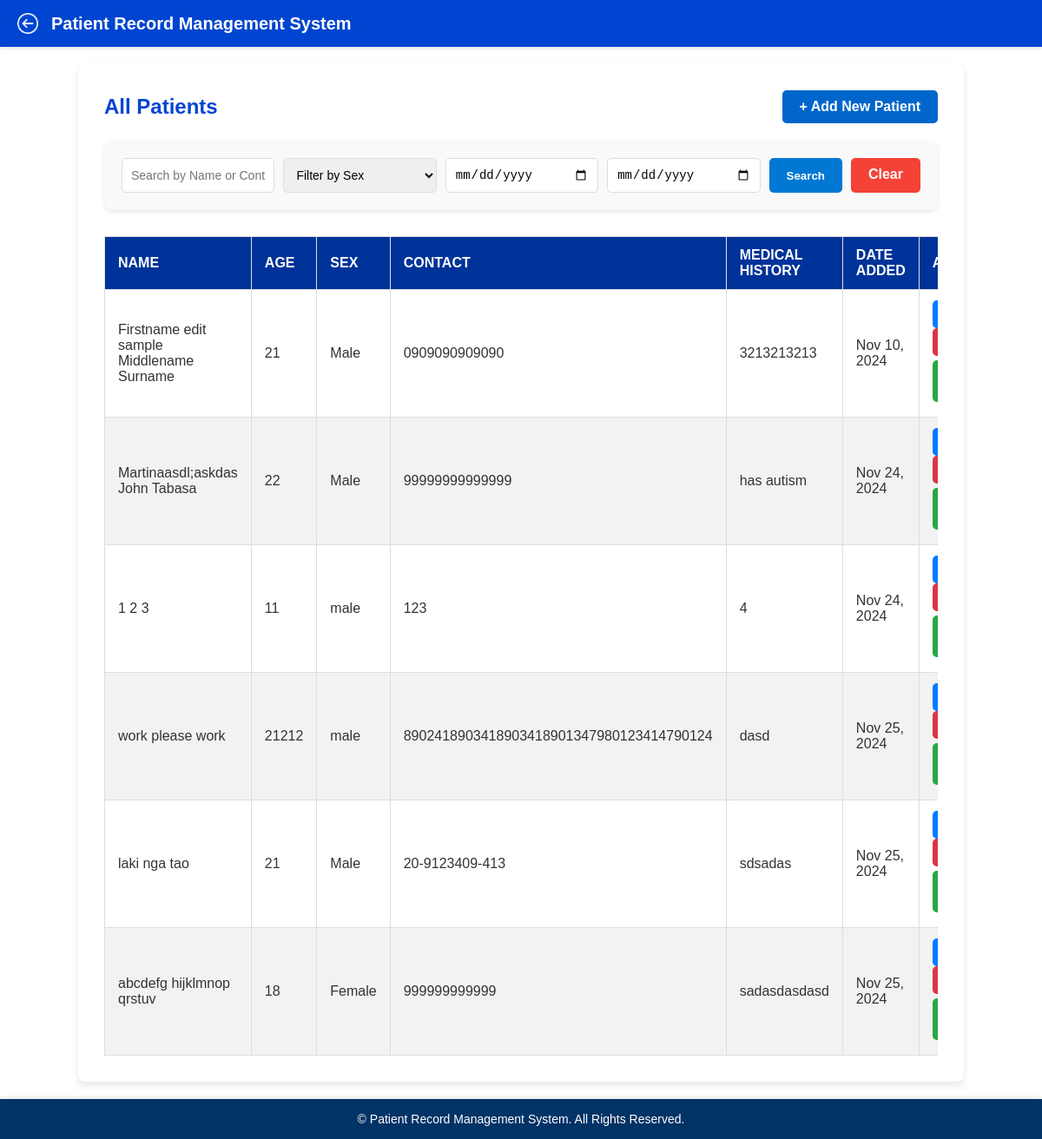
Page /patients/ (signed in) on the earlier database version.
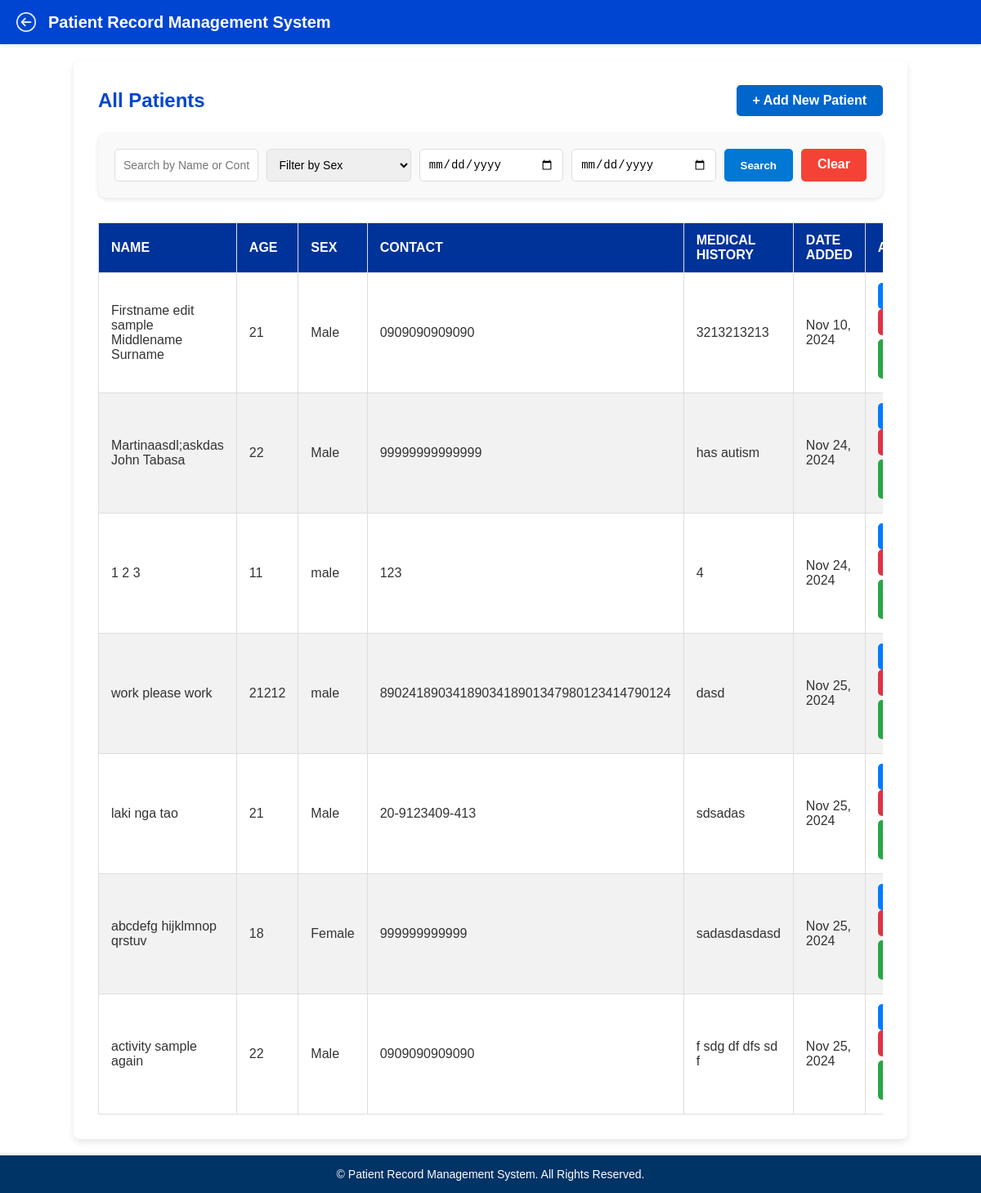
Same page on the later database version.
### doctor/models.py (models this page shows, shortened)
class Patient(models.Model):
    SEX_CHOICES = [
        ('', 'Select Sex'),  # This will show as the default option
        ('Male', 'Male'),
        ('Female', 'Female'),
    ]
    doctor = models.ForeignKey(Doctor, on_delete=models.CASCADE, related_name='patients')
    first_name = models.CharField(max_length=50)
    middle_name = models.CharField(max_length=50)
    last_name = models.CharField(max_length=50)
    age = models.IntegerField()
    sex = models.CharField(max_length=6, choices=SEX_CHOICES, blank=False)
    phone_number = models.CharField(max_length=255, blank=True, default="Not provided")
    medical_history = models.TextField()
    created_at = models.DateTimeField(default=timezone.now)

### doctor/views.py (the view)
# urls.py: path('patients/', views.patient_list_view, name='patients'),
def patient_list_view(request):
    doctor_id = doctor_logged_in(request)  # Ensure doctor is logged in
    doctor = get_object_or_404(Doctor, id=doctor_id)
    search_query = request.GET.get('search', '')
    sex_filter = request.GET.get('sex', '')
    start_date = request.GET.get('start_date', '')
    end_date = request.GET.get('end_date', '')
    patients = doctor.patients.all()
    if search_query:
        patients = patients.filter(
            Q(first_name__icontains=search_query) |
            Q(last_name__icontains=search_query) |
            Q(phone_number__icontains=search_query)
        )
    if sex_filter:
        patients = patients.filter(sex=sex_filter)
    if start_date and end_date:
        patients = patients.filter(
            created_at__date__gte=start_date,
            created_at__date__lte=end_date
        )
    return render(request, 'patient_list.html', {'doctor': doctor, 'patients': patients})

### doctor/views.py (called while the page is built)
def doctor_logged_in(request):
    doctor_id = request.session.get('doctor_id')
    if not doctor_id:
        return redirect('login')
    return doctor_id

### doctor/templates/patient_list.html (shortened to what this page needs)
<!DOCTYPE html>
<html lang="en">
<head>
    {% load static %}
    <link rel="stylesheet" href="{% static 'patient_list.css' %}">
</head>
<body>
    <header class="prms-header">
        <div class="header-content">
            <img src="{% static 'images/back-button.png' %}" alt="Back" class="back-btn" onclick="window.history.back();">
            <h1 class="prms-title" onclick="window.location.href='http://127.0.0.1:8000/home/';">
                Patient Record Management System
            </h1>
        </div>
    </header>
    <div class="main-container">
        <section class="form-section">
            <div class="actions-header">
                <h2 class="section-title">All Patients</h2>
                <a href="{% url 'add_patient' %}" class="button">+ Add New Patient</a>
            </div>
            <div class="search-container">
                <form method="GET" action="{% url 'patients' %}" class="search-form">
                    <div class="input-group">
                        <input type="text" name="search" placeholder="Search by Name or Contact" value="{{ request.GET.search|default:'' }}">
                        <select name="sex">
                            <option value="">Filter by Sex</option>
                        </select>
                    </div>
                    <div class="input-group">
                        <input type="date" name="start_date" placeholder="Start Date" value="{{ request.GET.start_date|default:'' }}">
                        <input type="date" name="end_date" placeholder="End Date" value="{{ request.GET.end_date|default:'' }}">
                    </div>
                    <div class="button-group">
                        <button type="submit" class="search-btn">Search</button>
                        <a href="{% url 'patients' %}" class="clear-btn">Clear</a>
                    </div>
                </form>
            </div>
            <div class="form-container">
                <table>
                    <thead>
                        <tr>
                            <th>Name</th>
                            <th>Age</th>
                            <th>Sex</th>
                            <th>Contact</th>
                            <th>Medical History</th>
                            <th>Date Added</th>
                            <th>Actions</th>
                        </tr>
                    </thead>
                    <tbody>
                        {% for patient in patients %}
                        <tr>
                            <td>{{ patient.first_name }} {{ patient.middle_name }} {{ patient.last_name }}</td>
                            <td>{{ patient.age }}</td>
                            <td>{{ patient.sex }}</td>
                            <td>{{ patient.phone_number }}</td>
                            <td>{{ patient.medical_history }}</td>
                            <td>{{ patient.created_at|date:"M d, Y" }}</td>
                            <td class="action-buttons">
                                <a href="{% url 'edit_patient' patient.id %}" class="edit-btn" title="Edit {{ patient.first_name }}">Edit</a>
                                <a href="{% url 'delete_patient' patient.id %}" class="delete-btn" title="Delete {{ patient.first_name }}">Delete</a>
                                <a href="{% url 'create_appointment' patient.id %}" class="appointment-btn" title="Set Appointment for {{ patient.first_name }}">Set Appointment</a>
                            </td>
                        </tr>
                        {% empty %}
                        <tr>
                            <td colspan="7" class="no-data">No patients found.</td>
                        </tr>
                        {% endfor %}
                    </tbody>
                </table>
            </div>
        </section>
    </div>
        <footer>
            <p>&copy; {{ year }} Patient Record Management System. All Rights Reserved.</p>
        </footer>
</body>
</html>

Differences in the rows shown:
added Patient: first_name "activity", middle_name "sample", last_name "again", age "22", sex "Male", phone_number "0909090909090", medical_history "f sdg df dfs sd f", created_at "Nov 25, 2024"
